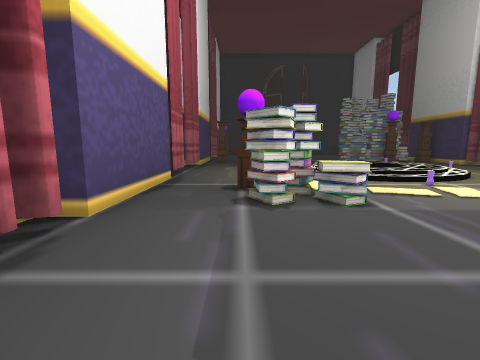
[1] (above)

23 first-person views from a walk through a Unity game level. The camera is 1.2 m above the floor, tilts 8° down and sees 90° across. The floor is counted in squares, 1 m on a side. Each view is taken from the middle of a square. On the plan, view 1 faces up. The plan holds only what a view shows up to about 12 squares ahead; the rest is blank. The place goes on beyond the plan. The player is left out. Some surface patterns are stand-ins.

[2]
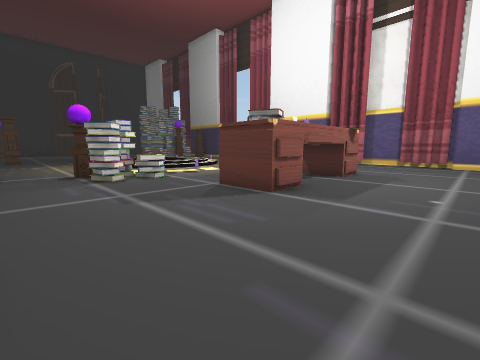

[3]
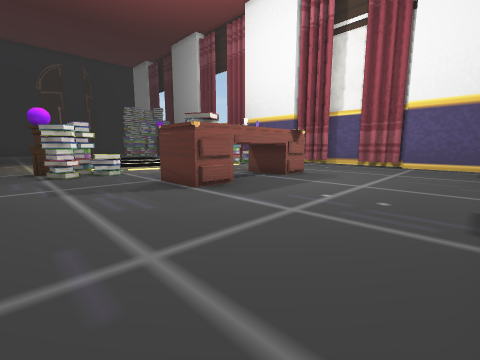

[4]
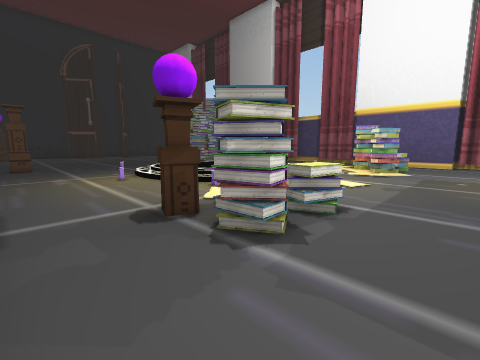

[5]
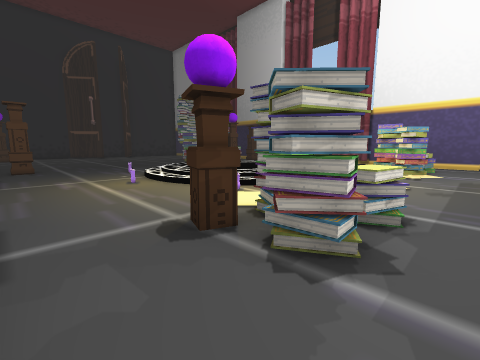

[6]
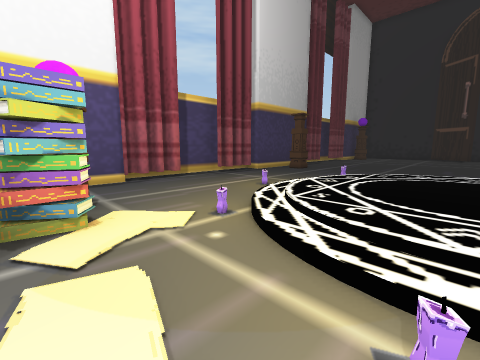

[7]
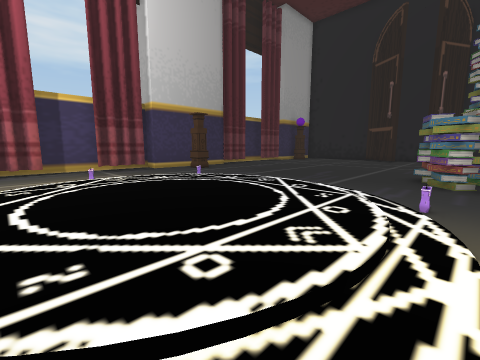

[8]
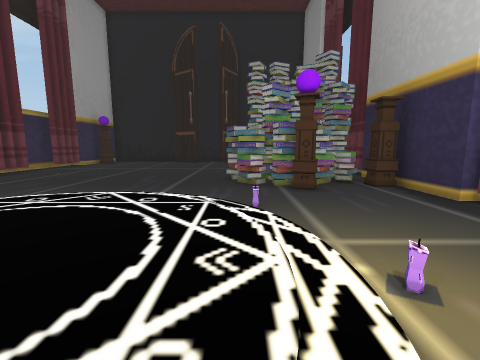

[9]
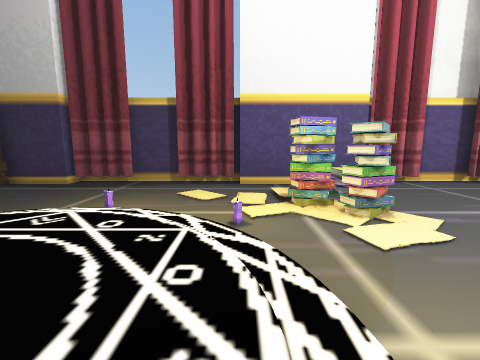

[10]
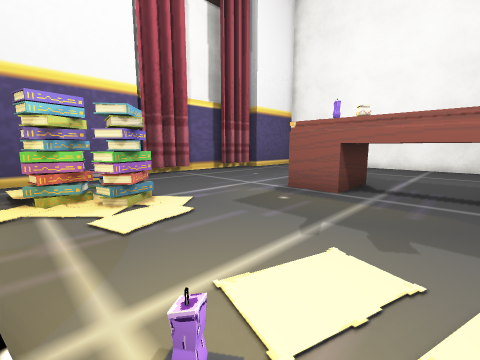

[11]
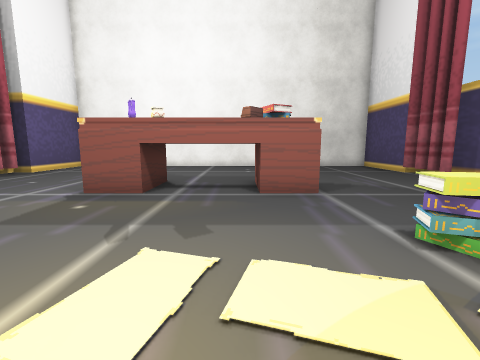

[12]
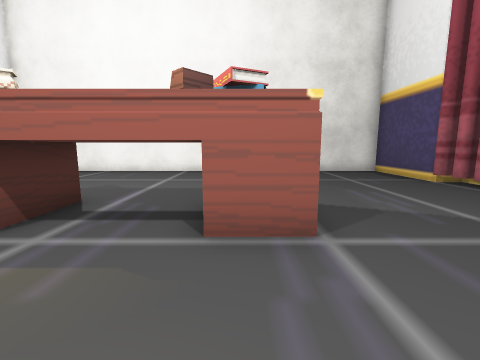

[13]
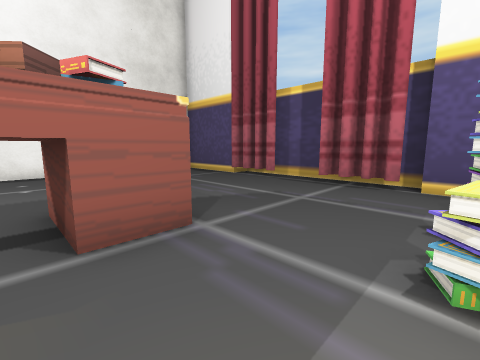

[14]
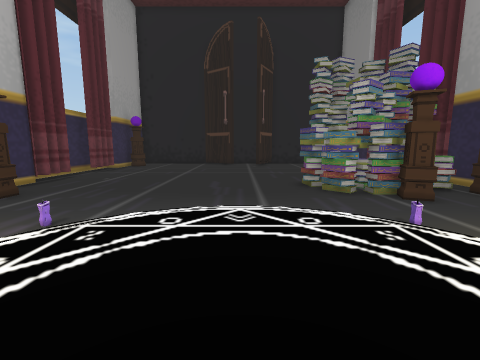

[15]
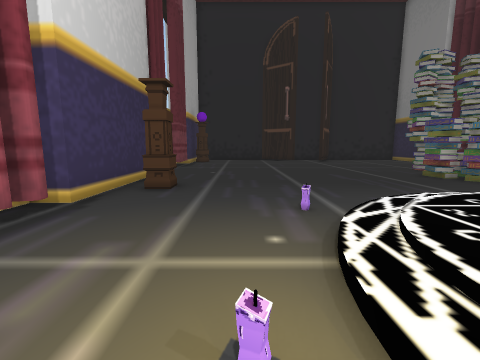

[16]
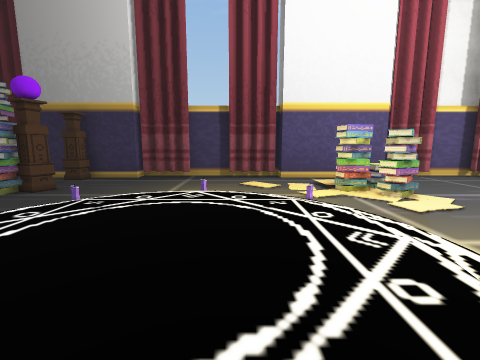

[17]
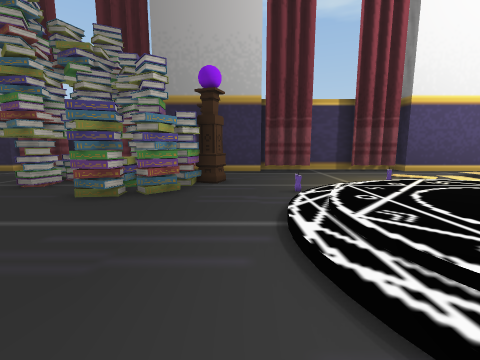

[18]
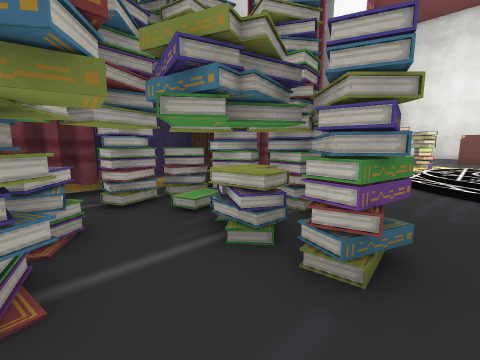

[19]
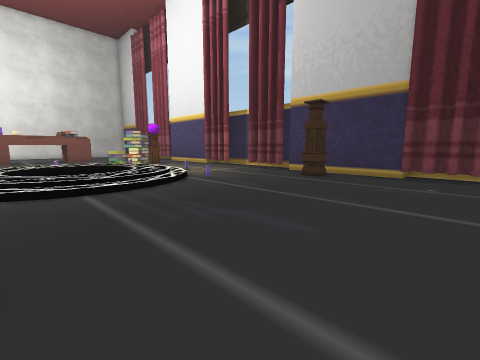

[20]
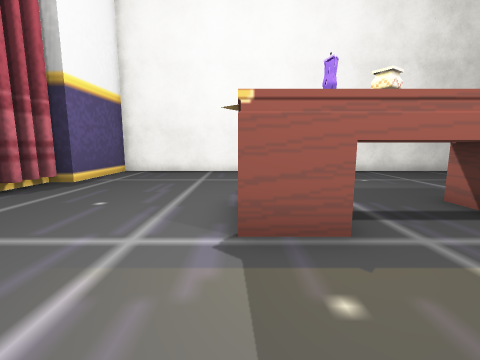

[21]
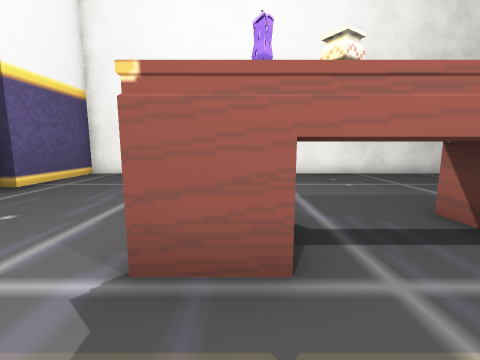

[22]
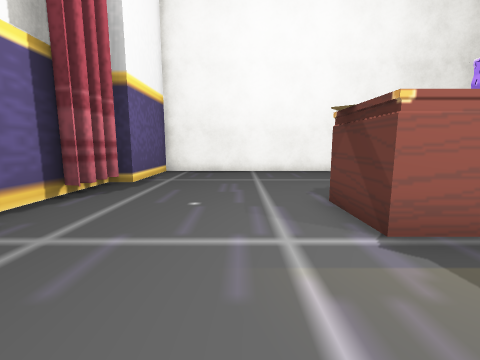

[23]
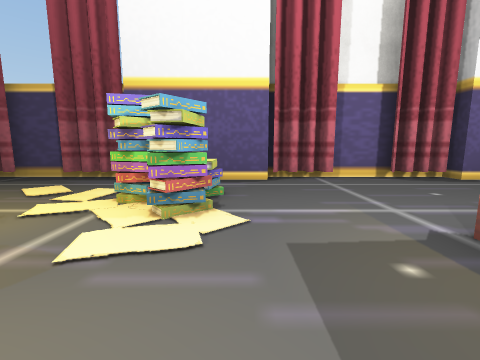

### Floor plan
Key: @ floor where view 1 was taken; # wall or solid block; . main floor; : floor 0.25 m higher than the main floor; / step, stairs or slope; B books; O other object.
Columns run from 4 left of view 1 to 16 right of it. Each row starts with its distance up from view 1.
 23  #............BO   #
 22  #............BBBB.#
 21  #...........BBBBBO#
 20  #...........BOBBBB#
 19  #...........BBBBBO#
 18  #OO...........BO.O#
 17  #.................#
 16  #....../////......#
 15  #.....//::://.....#
 14 ##....//::::://....##
 13 ##..../::   ::/.....#
 12 #....//::::::://....#
 11 ##....//::::://....##
 10  #...../:::::/.....#
  9  #.....///:///.....#
  8  #.......///...B...#
  7  #..OBB.......BBB..#
  6  #..BBB.......BBO..#
  5  #..BBB............#
  4  #.................#
  3  #.................##
  2  #.....OOOOOOO.....##
  1 ##.....OOOOOOO......#
  0 #...@..OOOOOOO......#
 -1 ##.................##
 -2 ##.................#
 -3  #.................#
 -4  #.................#
 -5  #.................#
 -6  #.................#
 -7  ###################

Where each view was taken, in squares from view 1:
view 1: 0 up, 0 right, facing up
view 2: 4 down, 2 left, facing up-right
view 3: 6 down, 1 left, facing up-right
view 4: 3 up, 2 left, facing up-right
view 5: 4 up, 2 left, facing up-right
view 6: 6 up, 6 right, facing up-left
view 7: 10 up, 10 right, facing up-left
view 8: 10 up, 9 right, facing up
view 9: 9 up, 5 right, facing right
view 10: 8 up, 5 right, facing down-right
view 11: 8 up, 5 right, facing down
view 12: 5 up, 4 right, facing down
view 13: 5 up, 5 right, facing down-left
view 14: 11 up, 6 right, facing up
view 15: 11 up, 1 right, facing up
view 16: 11 up, 3 right, facing right
view 17: 17 up, 3 right, facing right
view 18: 23 up, 8 right, facing down-right
view 19: 23 up, 8 right, facing down-left
view 20: 5 up, 9 right, facing down
view 21: 4 up, 8 right, facing down
view 22: 5 up, 11 right, facing down
view 23: 5 up, 6 right, facing right
